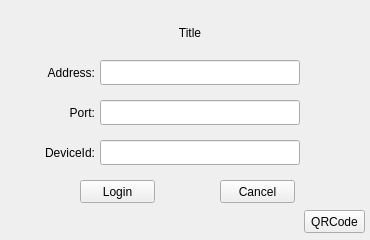
<?xml version="1.0" encoding="UTF-8"?>
<ui version="4.0">
 <class>GWPttLogin</class>
 <widget class="QWidget" name="GWPttLogin">
  <property name="geometry">
   <rect>
    <x>0</x>
    <y>0</y>
    <width>370</width>
    <height>240</height>
   </rect>
  </property>
  <property name="windowTitle">
   <string>loginTitle</string>
  </property>
  <widget class="QLabel" name="label">
   <property name="geometry">
    <rect>
     <x>40</x>
     <y>60</y>
     <width>55</width>
     <height>25</height>
    </rect>
   </property>
   <property name="text">
    <string>Address:</string>
   </property>
   <property name="alignment">
    <set>Qt::AlignRight|Qt::AlignTrailing|Qt::AlignVCenter</set>
   </property>
  </widget>
  <widget class="QLineEdit" name="editPort">
   <property name="geometry">
    <rect>
     <x>100</x>
     <y>100</y>
     <width>200</width>
     <height>25</height>
    </rect>
   </property>
   <property name="inputMethodHints">
    <set>Qt::ImhPreferNumbers</set>
   </property>
  </widget>
  <widget class="QPushButton" name="btnCancel">
   <property name="geometry">
    <rect>
     <x>220</x>
     <y>180</y>
     <width>75</width>
     <height>23</height>
    </rect>
   </property>
   <property name="text">
    <string>Cancel</string>
   </property>
  </widget>
  <widget class="QLabel" name="label_2">
   <property name="geometry">
    <rect>
     <x>40</x>
     <y>100</y>
     <width>55</width>
     <height>25</height>
    </rect>
   </property>
   <property name="text">
    <string>Port:</string>
   </property>
   <property name="alignment">
    <set>Qt::AlignRight|Qt::AlignTrailing|Qt::AlignVCenter</set>
   </property>
  </widget>
  <widget class="QLabel" name="label_4">
   <property name="geometry">
    <rect>
     <x>90</x>
     <y>20</y>
     <width>200</width>
     <height>25</height>
    </rect>
   </property>
   <property name="text">
    <string>Title</string>
   </property>
   <property name="alignment">
    <set>Qt::AlignCenter</set>
   </property>
  </widget>
  <widget class="QPushButton" name="btnLogin">
   <property name="geometry">
    <rect>
     <x>80</x>
     <y>180</y>
     <width>75</width>
     <height>23</height>
    </rect>
   </property>
   <property name="text">
    <string>Login</string>
   </property>
  </widget>
  <widget class="QLineEdit" name="editAddress">
   <property name="geometry">
    <rect>
     <x>100</x>
     <y>60</y>
     <width>200</width>
     <height>25</height>
    </rect>
   </property>
  </widget>
  <widget class="QLabel" name="label_3">
   <property name="geometry">
    <rect>
     <x>40</x>
     <y>140</y>
     <width>55</width>
     <height>25</height>
    </rect>
   </property>
   <property name="text">
    <string>DeviceId:</string>
   </property>
   <property name="alignment">
    <set>Qt::AlignRight|Qt::AlignTrailing|Qt::AlignVCenter</set>
   </property>
  </widget>
  <widget class="QLineEdit" name="editDeviceId">
   <property name="geometry">
    <rect>
     <x>100</x>
     <y>140</y>
     <width>200</width>
     <height>25</height>
    </rect>
   </property>
  </widget>
  <widget class="QLabel" name="labelVersion">
   <property name="geometry">
    <rect>
     <x>125</x>
     <y>210</y>
     <width>120</width>
     <height>20</height>
    </rect>
   </property>
   <property name="text">
    <string/>
   </property>
   <property name="alignment">
    <set>Qt::AlignCenter</set>
   </property>
  </widget>
  <widget class="QPushButton" name="btnQRCode">
   <property name="geometry">
    <rect>
     <x>304</x>
     <y>210</y>
     <width>61</width>
     <height>23</height>
    </rect>
   </property>
   <property name="text">
    <string>QRCode</string>
   </property>
  </widget>
 </widget>
 <resources/>
 <connections/>
</ui>
